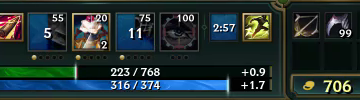
#> input picture games/league/tests/hud/band-caitlyn-200-3.ppm, 360 x 100 px; its folder holds only this picture in this run
$ python make_gamelike.py
#> lines starting #> are read from the running program, lines starting #| are printed output that depends on the picture
#!/usr/bin/env python3
"""A game-like 1080p60 test clip for encoder comparisons when no real recording is at hand
(Claude's Linux machine). It imitates what makes League footage hard or easy to compress:
- a detailed top-down map that pans smoothly, sometimes jumps (minimap click), sometimes rests;
- ~25 units with coloured rims and health bars walking around;
- particle bursts (spells, team fights): many small bright moving dots, the hardest part;
- the real bottom HUD (crops from the owner's recordings, games/league/tests/hud), a minimap,
  a KDA / gold / clock text line and chat lines that change: sharp static detail.

Writes raw rgb24 frames to stdout (pipe into ffmpeg):
    python3 make_gamelike.py [seconds] | ffmpeg -f rawvideo -pix_fmt rgb24 -s 1920x1080 -r 60 -i - ...
Deterministic (fixed seed). It is a stand-in: real games decide the final numbers.
"""
import math
import os
import sys

import numpy as np
from PIL import Image, ImageDraw, ImageFont

W, H, FPS = 1920, 1080, 60
SECS = float(sys.argv[1]) if len(sys.argv) > 1 else 30.0
rng = np.random.default_rng(7)
HUD_DIR = os.path.join(os.path.dirname(__file__), "..", "..", "games", "league", "tests", "hud")


def noise(size, scale, octaves=5):
#> called with size = 3072, scale = 512, octaves = 5
    out = np.zeros((size, size), np.float32)
    amp = 1.0
    for o in range(octaves):
        n = max(2, size // (scale >> o if scale >> o else 1))
        g = rng.random((n + 1, n + 1)).astype(np.float32)
        img = Image.fromarray((g * 255).astype(np.uint8)).resize((size, size), Image.BICUBIC)
        out += amp * (np.asarray(img, np.float32) / 255.0)
        amp *= 0.5
#> this loop made 5 passes
#> pass 1, in noise, `img = Image.fromarray((g * 255).astype(np.uint8)).resize((size, size),..`:
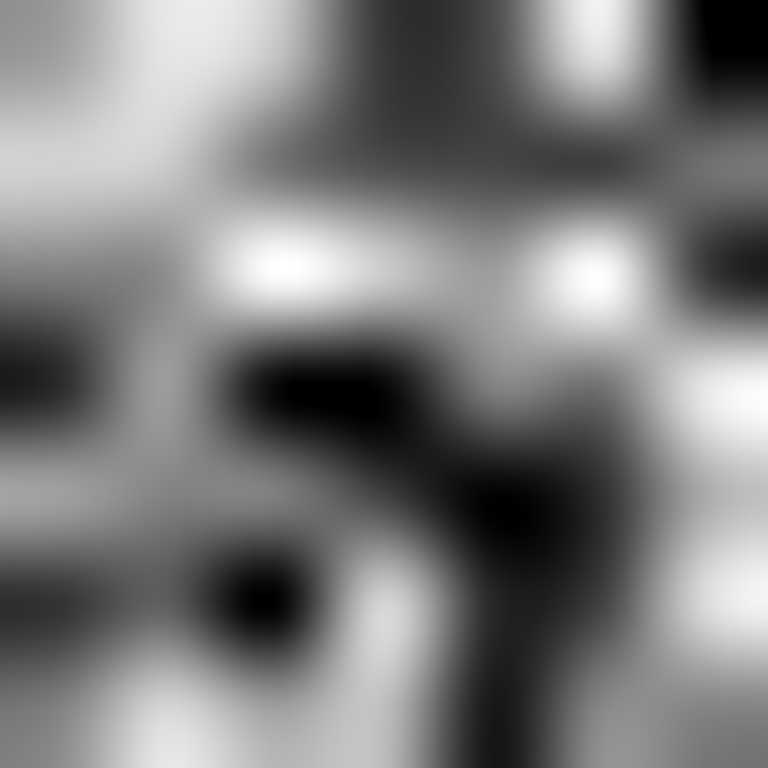
#> img: PIL image 3072x3072 L (shown at 1/4 size); min 0, max 255, mean 124
#> after the loop:
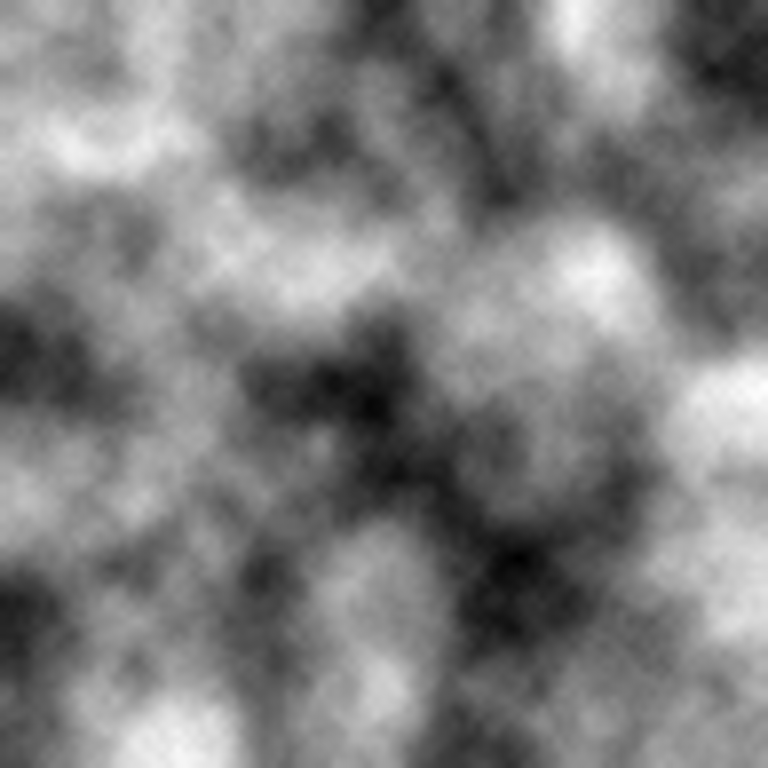
#> out: shape (3072, 3072) float32 (shown at 1/4 size); min 0.16, max 1.76, mean 0.959; drawn with min black and max white
#> after the loop, amp = 0.0312
    return out / out.max()


# The map: grass / dirt / rock / water by height, plus lanes and fine texture.
MS = 3072
h = noise(MS, 512)
fine = noise(MS, 16, 3)
#> call 2 of noise, with size = 3072, scale = 16, octaves = 3
#> the loop in noise (call 2), `for o in range(octaves):` made 3 passes
#> pass 1, in noise (call 2), `g = rng.random((n + 1, n + 1)).astype(np.float32)`:
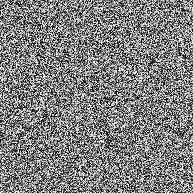
#> g: shape (193, 193) float32; min 2.16e-05, max 1, mean 0.501
#> pass 1, in noise (call 2), `img = Image.fromarray((g * 255).astype(np.uint8)).resize((size, size),..`:
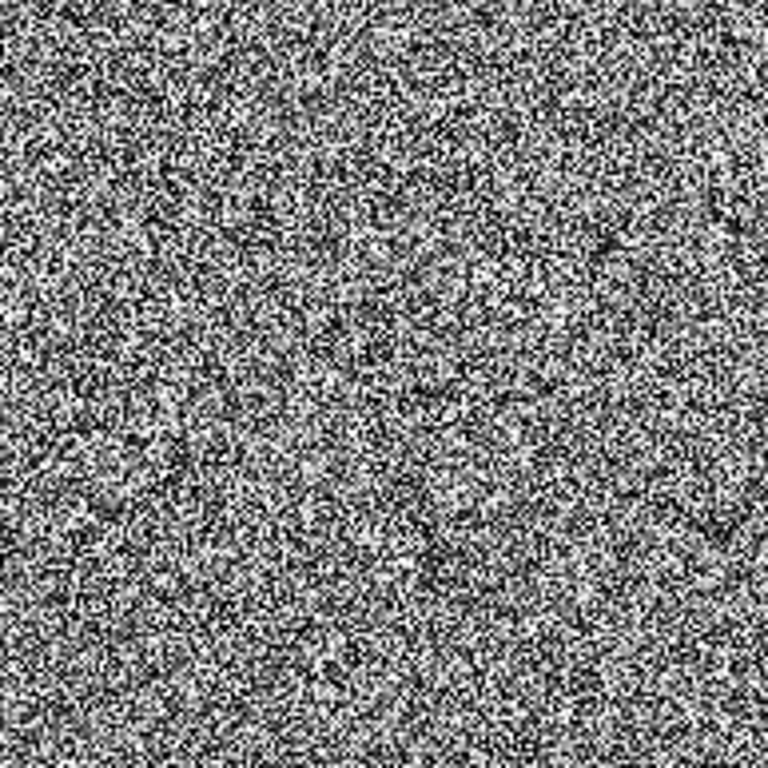
#> img: PIL image 3072x3072 L (shown at 1/4 size); min 0, max 255, mean 127.3
#> after the loop in noise (call 2), `for o in range(octaves):`:
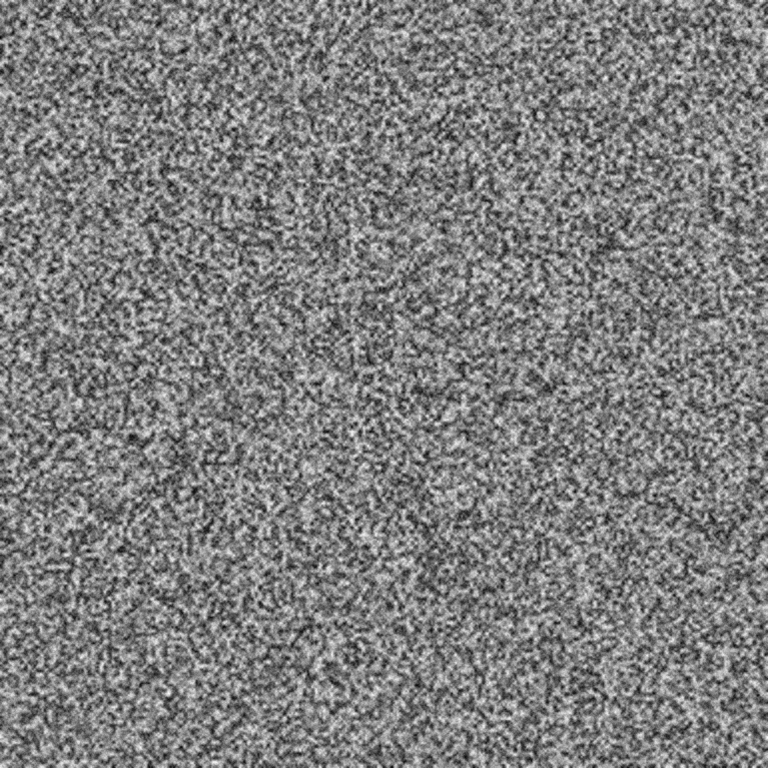
#> out: shape (3072, 3072) float32 (shown at 1/4 size); min 0, max 1.75, mean 0.873; drawn with min black and max white
#> after the loop in noise (call 2), `for o in range(octaves):`: amp = 0.125
col = np.zeros((MS, MS, 3), np.float32)
grass = np.array([52, 96, 48], np.float32)
#> grass = [52, 96, 48]
dirt = np.array([110, 92, 60], np.float32)
#> dirt = [110, 92, 60]
rock = np.array([90, 90, 96], np.float32)
#> rock = [90, 90, 96]
water = np.array([40, 70, 110], np.float32)
#> water = [40, 70, 110]
t = h[..., None]
col = np.where(t < 0.35, water, np.where(t < 0.62, grass, np.where(t < 0.8, dirt, rock)))
col = col * (0.75 + 0.5 * fine[..., None])
yy, xx = np.mgrid[0:MS, 0:MS]
for k in range(3):  # three lanes
    d = np.abs((xx - yy * (0.4 + 0.3 * k)) - 600 * k) if k != 1 else np.abs(xx + yy - MS)
    lane = d < 70
    col[lane] = col[lane] * 0.4 + np.array([140, 120, 85]) * 0.6
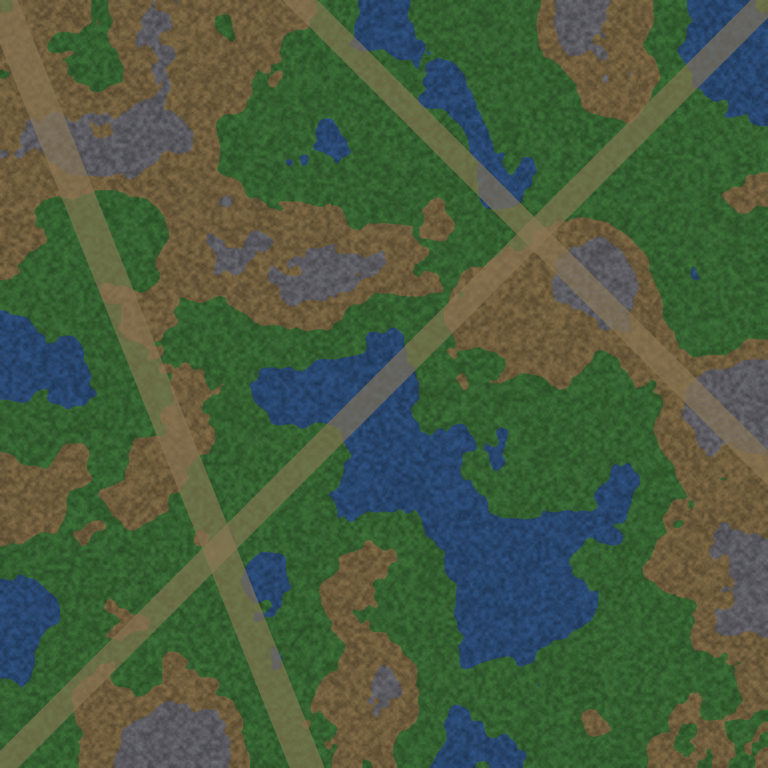
#> col: shape (3072, 3072, 3) float32 (shown at 1/4 size); mean of channels 0, 1, 2 77.4, 91.9, 66; drawn as R, G, B
mapimg = np.clip(col, 0, 255).astype(np.uint8)
del col, h, fine, xx, yy, t, d, lane

hud_names = [n for n in sorted(os.listdir(HUD_DIR)) if n.startswith("band-") and "none" not in n]


def ppm(path):
    return Image.open(path).convert("RGB")
#> returned value is the input picture: PIL image 360x100 RGB; mean R, G, B 37.2, 50.7, 50.9


huds = [ppm(os.path.join(HUD_DIR, n)) for n in hud_names]
mini = Image.fromarray(mapimg).resize((260, 260), Image.BILINEAR)
font = ImageFont.load_default()

units = [{"x": rng.uniform(800, 2200), "y": rng.uniform(800, 2200), "vx": rng.uniform(-90, 90), "vy": rng.uniform(-90, 90), "c": (220, 60, 60) if i % 2 else (60, 140, 230), "hp": rng.uniform(0.3, 1)} for i in range(25)]
bursts = []

frames = int(SECS * FPS)
cam = np.array([1200.0, 1200.0])
for f in range(frames):
    ts = f / FPS
    # Camera: rests 0-3 s, pans, jumps every ~7 s (minimap click), follows a fight at 15-22 s.
    phase = ts % 7.0
    if phase < 0.02 and ts > 1:
        cam = np.array([rng.uniform(600, 2200), rng.uniform(600, 2200)])
    elif phase > 2.5:
        cam += np.array([math.cos(ts * 0.7) * 6.0, math.sin(ts * 0.5) * 4.0])
    cam = np.clip(cam, 0, MS - max(W, H))
    cx, cy = int(cam[0]), int(cam[1])
    frame = Image.fromarray(mapimg[cy : cy + H, cx : cx + W].copy())
    d = ImageDraw.Draw(frame, "RGBA")
    for u in units:
        u["x"] += u["vx"] / FPS
        u["y"] += u["vy"] / FPS
        if not 600 < u["x"] < 2400:
            u["vx"] *= -1
        if not 600 < u["y"] < 2400:
            u["vy"] *= -1
        sx, sy = u["x"] - cx, u["y"] - cy
        if -60 < sx < W + 60 and -60 < sy < H + 60:
            d.ellipse([sx - 22, sy - 22, sx + 22, sy + 22], fill=(30, 30, 35, 255), outline=u["c"], width=4)
            d.rectangle([sx - 26, sy - 40, sx + 26, sy - 33], fill=(10, 10, 10, 255))
            d.rectangle([sx - 25, sy - 39, sx - 25 + 50 * u["hp"], sy - 34], fill=(70, 200, 70, 255))
    # Spells: a burst every 0.4 s, many during the fight (15-22 s).
    rate = 0.15 if 15 < ts < 22 else 0.025
    if rng.random() < rate:
        bursts.append({"x": rng.uniform(300, W - 300), "y": rng.uniform(200, H - 300), "t0": ts, "p": rng.normal(0, 1, (120, 2)), "c": tuple(int(c) for c in rng.integers(120, 256, 3))})
    bursts = [b for b in bursts if ts - b["t0"] < 1.2]
    for b in bursts:
        age = ts - b["t0"]
        a = int(255 * (1 - age / 1.2))
        for px, py in b["p"]:
            x, y = b["x"] + px * 160 * age, b["y"] + py * 160 * age
            d.ellipse([x - 3, y - 3, x + 3, y + 3], fill=b["c"] + (a,))
    # HUD: the real bottom band (changes every 2 s), minimap, top bar text, chat.
    hud = huds[int(ts / 2) % len(huds)]
    frame.paste(hud, (W // 2 - 180, H - 100))
    frame.paste(mini, (W - 270, H - 270))
    d.rectangle([W - 270 + (cx * 260) // MS, H - 270 + (cy * 260) // MS, W - 270 + ((cx + W) * 260) // MS, H - 270 + ((cy + H) * 260) // MS], outline=(255, 255, 255, 255))
    d.rectangle([W // 2 - 220, 0, W // 2 + 220, 26], fill=(12, 16, 22, 255))
    d.text((W // 2 - 200, 7), f"BLUE {int(ts // 5)}  vs  RED {int(ts // 7)}    {int(ts) // 60:02d}:{int(ts) % 60:02d}    CS {int(ts * 0.8)}", fill=(230, 230, 230, 255), font=font)
    for k in range(4):
        d.text((20, H - 220 + 16 * k), f"[{int(ts) - 4 + k:03d}] Player{k}: line {int(ts * 3) - k}", fill=(240, 220, 140, 255), font=font)
#> (the run stopped early here; a loop or call above may not have finished)
